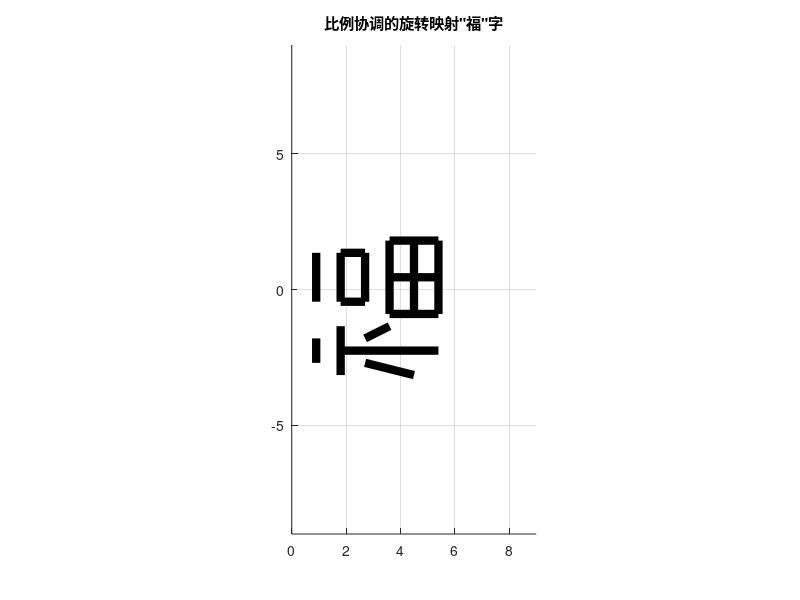

Write MATLAB code to recreate this figure.
clc, clear;
figure; hold on; axis equal; grid on;
% 目标坐标轴范围
xlim([0 9]); ylim([-9 9]);
lw = 6; 

% 这里的 finalX 和 finalY 采用了统一缩放系数 0.9
% 并且对 Y 坐标进行了 -4.5 的偏移以实现垂直居中
finalX = @(x, y) (-y + 10) * 0.9;
finalY = @(x, y) (x * 0.9) - 4.5;

%% ===== 左边：示 (旋转+等比例映射) =====
plot(finalX([2 3],[9 9]), finalY([2 3],[9 9]), 'k', 'LineWidth', lw)
plot(finalX([1.5 3.5],[8 8]), finalY([1.5 3.5],[8 8]), 'k', 'LineWidth', lw)
plot(finalX([2.5 2.5],[4 8]), finalY([2.5 2.5],[4 8]), 'k', 'LineWidth', lw)
plot(finalX([1.5 2],[5 7]), finalY([1.5 2],[5 7]), 'k', 'LineWidth', lw)
plot(finalX([3.5 3],[6 7]), finalY([3.5 3],[6 7]), 'k', 'LineWidth', lw)

%% ===== 右边：畐 (旋转+等比例映射) =====
plot(finalX([4.5 6.5],[9 9]), finalY([4.5 6.5],[9 9]), 'k', 'LineWidth', lw)
plot(finalX([4.5 6.5],[8 8]), finalY([4.5 6.5],[8 8]), 'k', 'LineWidth', lw)
plot(finalX([4.5 4.5],[7 8]), finalY([4.5 4.5],[7 8]), 'k', 'LineWidth', lw)
plot(finalX([6.5 6.5],[7 8]), finalY([6.5 6.5],[7 8]), 'k', 'LineWidth', lw)
plot(finalX([4.5 6.5],[7 7]), finalY([4.5 6.5],[7 7]), 'k', 'LineWidth', lw)

%% ===== 下部口结构 (旋转+等比例映射) =====
plot(finalX([4 7],[6 6]), finalY([4 7],[6 6]), 'k', 'LineWidth', lw)
plot(finalX([4 4],[4 6]), finalY([4 4],[4 6]), 'k', 'LineWidth', lw)
plot(finalX([7 7],[4 6]), finalY([7 7],[4 6]), 'k', 'LineWidth', lw)
plot(finalX([4 7],[4 4]), finalY([4 7],[4 4]), 'k', 'LineWidth', lw)
plot(finalX([4 7],[5 5]), finalY([4 7],[5 5]), 'k', 'LineWidth', lw)
plot(finalX([5.5 5.5],[4 6]), finalY([5.5 5.5],[4 6]), 'k', 'LineWidth', lw)

title('比例协调的旋转映射"福"字');